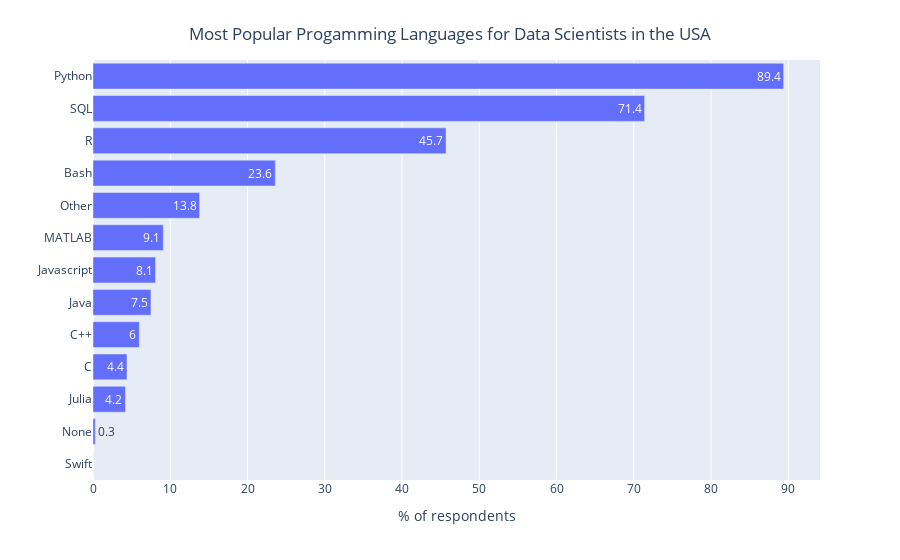

The notebook cell saved with this chart:
### Code cell
question_name = 'Q7'
dictionary_of_counts = sort_dictionary_by_percent(responses_df,
                                                  q7_list_of_columns,
                                                  q7_dictionary_of_counts)
title_for_chart = 'Most Popular Progamming Languages for Data Scientists in the USA'
title_for_y_axis = '% of respondents'
orientation_for_chart = 'h'
  
plotly_bar_chart(response_counts=dictionary_of_counts,
                 title=title_for_chart,
                 y_axis_title=title_for_y_axis,
                 orientation=orientation_for_chart)

### Figure 1 — Plotly figure (JSON) as saved in the notebook; plotly's stock layout.template omitted (floating-point values rounded to 4 significant figures)
{"data": [{"alignmentgroup": "True", "hovertemplate": "variable=0<br>% of respondents=%{x}<br>=%{y}<br>text=%{text}<extra></extra>", "legendgroup": "0", "marker": {"color": "#636efa"}, "name": "0", "offsetgroup": "0", "orientation": "h", "showlegend": true, "text": [0.0, 0.3, 4.2, 4.4, 6.0, 7.5, 8.1, 9.1, 13.8, 23.6, 45.7, 71.4, 89.4], "textposition": "auto", "type": "bar", "x": [0.0, 0.3, 4.2, 4.4, 6.0, 7.5, 8.1, 9.1, 13.8, 23.6, 45.7, 71.4, 89.4], "xaxis": "x", "y": ["Swift", "None", "Julia", "C", "C++", "Java", "Javascript", "MATLAB", "Other", "Bash", "R", "SQL", "Python"], "yaxis": "y"}], "layout": {"barmode": "relative", "legend": {"title": {"text": "variable"}, "tracegroupgap": 0}, "margin": {"t": 60}, "showlegend": false, "title": {"text": "Most Popular Progamming Languages for Data Scientists in the USA", "x": 0.5, "y": 0.95}, "xaxis": {"anchor": "y", "domain": [0.0, 1.0], "title": {"text": "% of respondents"}}, "yaxis": {"anchor": "x", "domain": [0.0, 1.0], "title": {"text": ""}}}}
